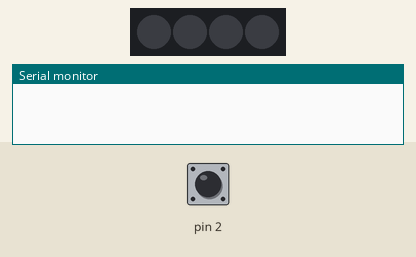
This sketch was run on a simulated Arduino Uno, built with avr-gcc and run on an emulated ATmega328P. Parts: 4 RGB LEDs in strip order, left to right, the last lines printed to the serial monitor. The test bench sets the inputs (shaded band); at power-on: pin 2 HIGH.

Above: at 1.2 s.
1.3 s: pin 2 pulled LOW for 3.2 s
At 5.6 s:
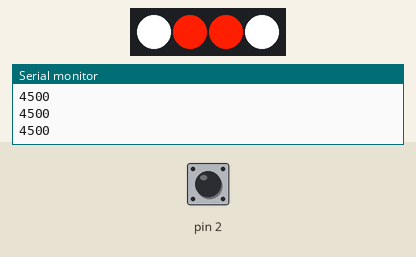
6.0 s: pin 2 pulled LOW for 0.15 s
At 7.3 s:
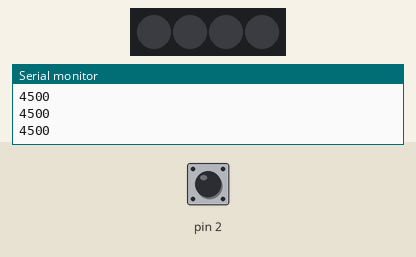
Timing chart, 0 to 9.0 s (numbered marks = the images above; inputs shaded):
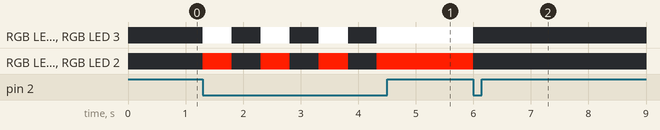

The sketch:

CapacitiveTouchLEDs.ino
```cpp
#include <CapacitiveSensor.h>
#include <Adafruit_NeoPixel.h>

CapacitiveSensor capSensor = CapacitiveSensor(4,2);
Adafruit_NeoPixel pixels = Adafruit_NeoPixel(4, 13, NEO_GRBW + NEO_KHZ800);

int state = 0;

void setup() {
  capSensor.set_CS_AutocaL_Millis(0xFFFFFFFF);
  pixels.begin();
  pixels.show();
  Serial.begin(9600);
}

void loop() {
  long capReading =  capSensor.capacitiveSensor(30);

  if (capReading > 125){
    if (state == 0){
      Serial.println(capReading);
      pixels.setPixelColor(0,255,30,0,255);
      pixels.setPixelColor(1,255,30,0,0);
      pixels.setPixelColor(2,255,30,0,0);
      pixels.setPixelColor(3,255,30,0,255);
      pixels.show();
      state = 1;
      delay(500);
    } else if (state == 1){
      Serial.println(capReading);
      for(int i=0;i<4;i++){
        pixels.setPixelColor(i, pixels.Color(0,0,0,0));
        pixels.show();
      }
      state = 0;
      delay(500);
    }
  } else {
    delay(15);
  }
}
```

Measured:
- after the input at 1.3 s, RGB LED 0, RGB LED 3: alternates RGB(255, 255, 255) for 0.50 s and off for 0.50 s, 7 changes in all, then stays RGB(255, 255, 255), starting at once; RGB LED 1, RGB LED 2: alternates RGB(255, 30, 0) for 0.50 s and off for 0.50 s, 7 changes in all, then stays RGB(255, 30, 0), starting at once
- after the input at 6.0 s, RGB LED 0, RGB LED 3: RGB(255, 255, 255) → off at once; RGB LED 1, RGB LED 2: RGB(255, 30, 0) → off at once
